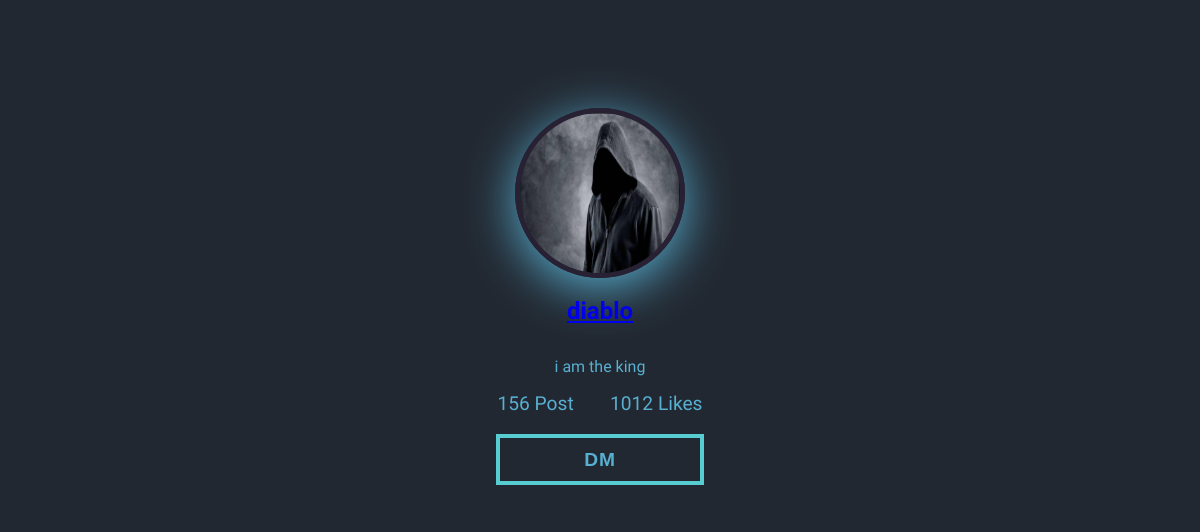
The page /test/profilviews.php?user_id=1 (signed in) on the database its author committed.
### tables this page shows
CREATE TABLE IF NOT EXISTS `user` (
  `id` int(11) NOT NULL AUTO_INCREMENT,
  `username` varchar(255) NOT NULL,
  `password` varchar(255) NOT NULL,
  `photo` varchar(255) DEFAULT NULL,
  `description` text,
  `email` varchar(255) NOT NULL,
  PRIMARY KEY (`id`)
);

### test/profilviews.php (the view, shortened to what this page needs)
<?php
require('../phpconnect/database.php');
if (isset($_GET['user_id'])) {
    $user_id = $_GET['user_id'];
    $stmt = $pdo->prepare("SELECT * FROM user WHERE id = ?");
    $stmt->execute([$user_id]);
    $profile_user = $stmt->fetch();
} else {
    header('Location: test.php?user_id=' . $user_id);
    exit();
}
?>
<!DOCTYPE html>
<html>
<head>
    <link rel="stylesheet" type="text/css" href="test.css">
</head>
<body>
<div class="container">
    <div class="card">
        <a href="../test/test.php?user_id=<?php echo $profile_user['id']; ?>"><img src="<?php echo $profile_user['photo']; ?>" alt="Photo de profil" class="card__image"></a>
        <h1 class="card__name"><a href="../test/profilviews.php?user_id=<?php echo $profile_user['id']; ?>"><?php echo $profile_user['username']; ?></a></h1>
        <p><?php echo $profile_user['description']; ?></p>
        <div class="grid-container">
            <div class="grid-child-posts">
                156 Post
            </div>
            <div class="grid-child-followers">
                1012 Likes
            </div>
        </div>
        <div class="bouton_profil">
            <a href="../chat privé/demo.php"> <button class="btn draw-border">DM</button></a>
        </div>
    </div>
</div>
</body>
</html>

### test/test.css (style rules this page uses)
.container { position: relative; top: 80px; justify-content: center; align-items: center; background-color: #f5f5f5; font-family: 'Baloo Paaji 2', cursive; }
.card { background-color: #222831; height: 100%; display: flex; flex-direction: column; align-items: center; box-shadow: rgba(0, 0, 0, 0.7); color: #58afd1; }
body { background-color: #222831; }
.card__name { margin-top: 15px; font-size: 1.5em; }
.card__image { height: 160px; width: 160px; border-radius: 50%; border: 5px solid #272133; margin-top: 20px; box-shadow: 0 10px 50px #58afd1; }
.draw-border { box-shadow: inset 0 0 0 4px #58cdd1; color: #58afd1; -webkit-transition: color 0.25s 0.0833333333s; transition: color 0.25s 0.0833333333s; position: relative; }
.draw-border::before, .draw-border::after { border: 0 solid transparent; box-sizing: border-box; content: ''; pointer-events: none; position: absolute; width: 0rem; height: 0; bottom: 0; right: 0; }
.draw-border::before { border-bottom-width: 4px; border-left-width: 4px; }
.draw-border::after { border-top-width: 4px; border-right-width: 4px; }
.btn { background: none; border: none; cursor: pointer; line-height: 1.5; font: 700 1.2rem 'Roboto Slab', sans-serif; padding: 0.75em 2em; letter-spacing: 0.05rem; margin: 1em; width: 13rem; }
.bouton_profil { display: flex; }
.grid-container { display: grid; grid-template-columns: 1fr 1fr; grid-gap: 20px; font-size: 1.2em; }

### rows shown on the page
user: photo (picture), username "diablo", description "i am the king"
